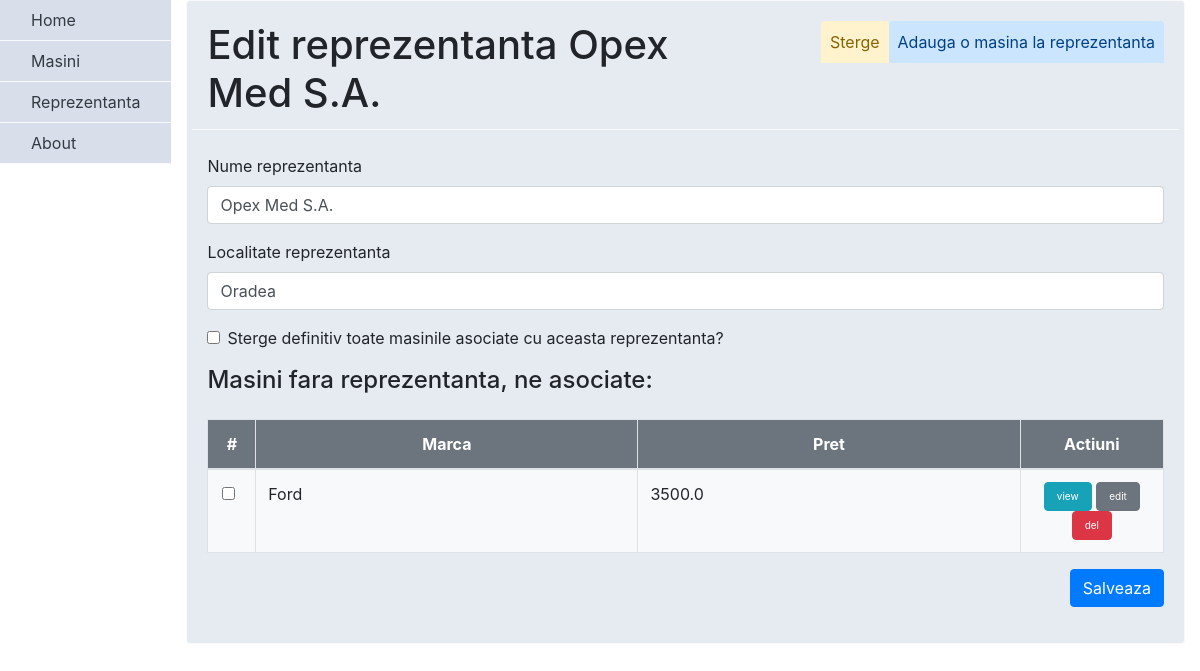
Page /reprezentanta/edit/1 on the committed database.
### reprezentanta/models.py (models this page shows)
class Reprezentanta(models.Model):
    nume = models.CharField(max_length=255)
    localitate = models.CharField(max_length=255)

### masina/models.py (models this page shows, shortened)
class Masini(models.Model):
    marca = models.CharField(max_length=255)
    pret = models.FloatField()
    reprezentanta = models.ForeignKey(Reprezentanta, blank=True, null=True, on_delete=models.SET_NULL)

### reprezentanta/views.py (the view)
# urls.py: url(r'^masina/edit/(?P<id>\d+)$', views.edit, name='masina_form'),
def edit(request, id):
    return render(request, 'reprezentanta/reprezentanta_edit_create.html', {
        'reprezentanta': Reprezentanta.objects.get(id=id),
        'method': 'edit',
        'masini': Masini.objects.filter(reprezentanta_id__isnull=True)
    })

### templates/reprezentanta/reprezentanta_edit_create.html (shortened to what this page needs)
{% block head %}
{% include "head.html" %}
{% endblock %}
<div class="row border-bottom border-light mb-4">
   <div class="col">
      <div class="h1 card-title">{{ method|capfirst }} reprezentanta {{ reprezentanta.nume }}</div>
   </div>
   <div class="col text-right">
      {% include "reprezentanta/toolbar_reprezentanta.html" %}
   </div>
</div>
<form action="{% if reprezentanta %} {% url 'reprezentanta_update' reprezentanta.id %} {% else %} {% url 'reprezentanta_store' %} {% endif %}" method="post">
    <div class="form-group">
        <label for="nume">Nume reprezentanta</label>
        <input type="text" name="nume" class="form-control" id="nume" value="{% if values and 'nume' in values  %}{{ values.nume }}{% else %}{{ reprezentanta.nume }}{%endif%}">
    </div>
    <div class="form-group">
        <label for="localitate">Localitate reprezentanta</label>
        <input type="text" class="form-control" name="localitate" id="localitate" value="{% if values and 'localitate' in values  %}{{ values.localitate }}{% else %}{{ reprezentanta.localitate }}{%endif%}">
    </div>
    {% if 'edit' in method %}
    <div class="form-check">
        <input type="checkbox" class="form-check-input" id="all-cars" name="sterge_masinile" value="true">
        <label class="form-check-label" for="all-cars">Sterge definitiv toate masinile asociate cu aceasta reprezentanta?</label>
    </div>
    {%endif%}
    {% if masini %}
    <div class="form-group mt-3">
        <label class="h4">Masini fara reprezentanta, ne asociate:</label>
    </div>
    <div class="table-responsive-sm">
        <table class="table table-bordered bg-light table-hover table-fixed">
            <thead class="bg-secondary text-white">
            <tr>
                <th scope="col" class="text-center">#</th>
                <th scope="col" class="text-center">Marca</th>
                <th scope="col" class="text-center">Pret</th>
                <th scope="col" class="text-center">Actiuni</th>
            </tr>
            </thead>
            <tbody>
            {%endif%}
            {% for masina in masini %}
            <tr>
                <td scope="row" width="5%" class="text-center">
                    <div class="form-check">
                        <input type="checkbox" class="form-check-input" id="vehicle1" name="masini" value="{{ masina.id }}">
                    </div>
                </td>
                <td width="40%">{{ masina.marca }}</td>
                <td width="40%">{{ masina.pret }}</td>
                <td width="15%" class="text-center">
                    <a class="btn btn-info" style="font-size: 10px;" data-toggle="tooltip" data-placement="top" title="view" href="{% url 'masina_show' masina.id %}"> view </a>
                    <a class="btn btn-secondary" style="font-size: 10px;" data-toggle="tooltip" data-placement="top" title="edit" href="{% url 'masina_form' masina.id %}"> edit </a>
                    <a class="btn btn-danger" style="font-size: 10px;" data-toggle="tooltip" data-placement="top" title="delete" href="{% url 'masina_delete' masina.id %}"> del </a>
                </td>
            </tr>
            {% endfor %}
            {% if masini %}
            </tbody>
        </table>
    </div>
    {% endif %}
    <div class="form-group text-right">
        <button type="submit" class="btn btn-primary">Salveaza</button>
    </div>
</form>
{% block footer %}
{% include "footer.html" %}
{% endblock %}

### rows in the picture
Reprezentanta: nume "Opex Med S.A.", localitate "Oradea"
Masini: marca "Ford", pret "3500.0"

### other values in the picture
{{ method|capfirst }} "Edit"
